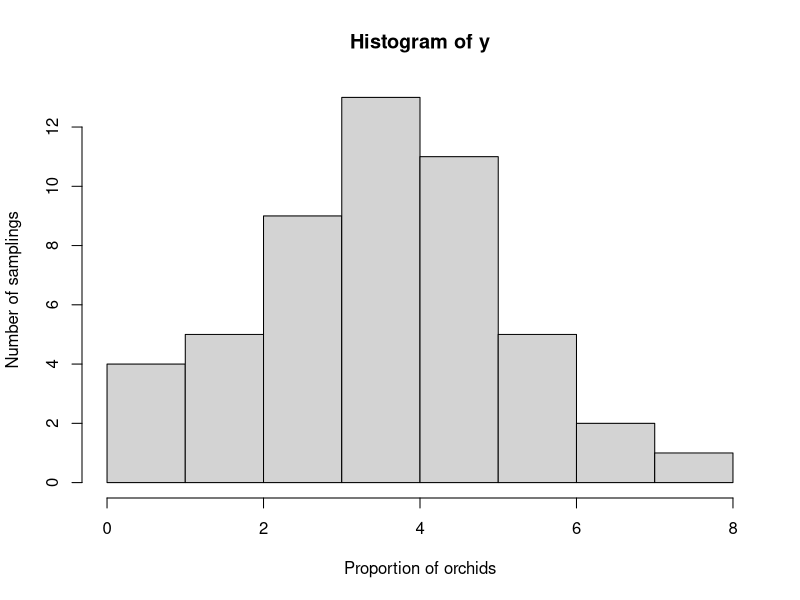
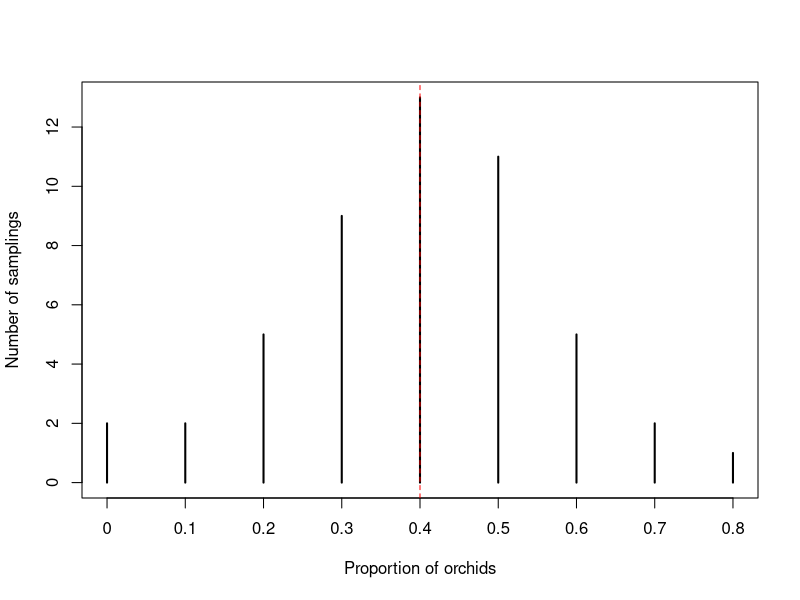
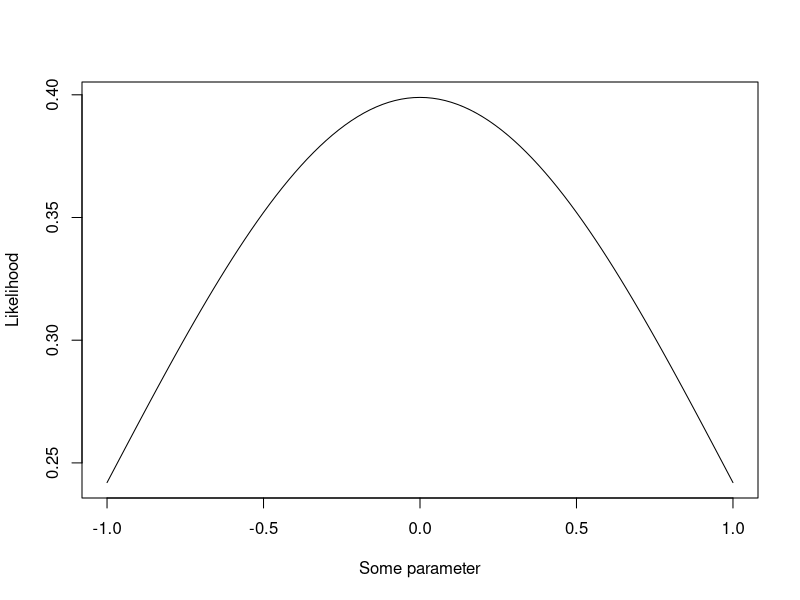
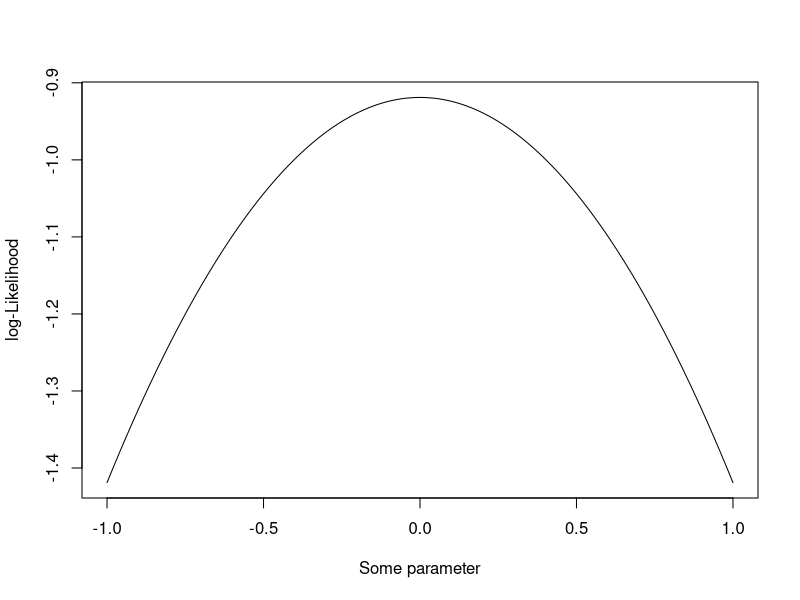
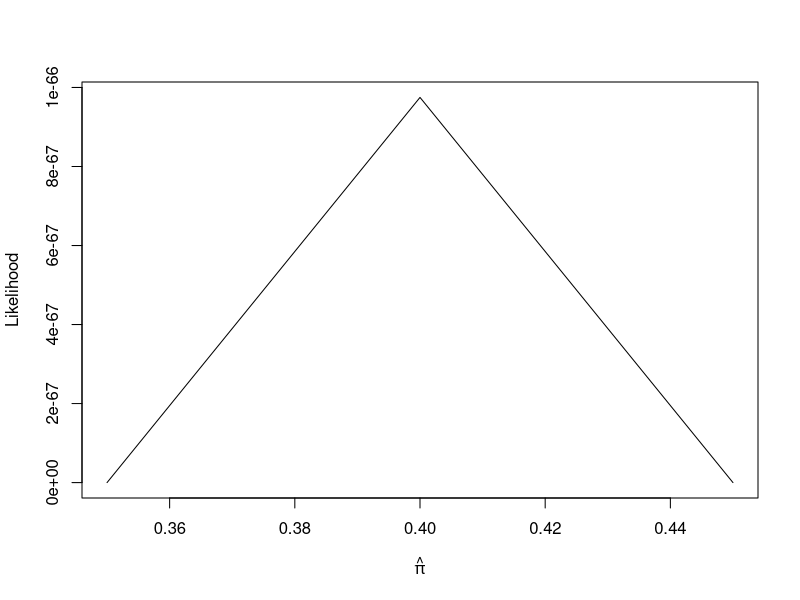
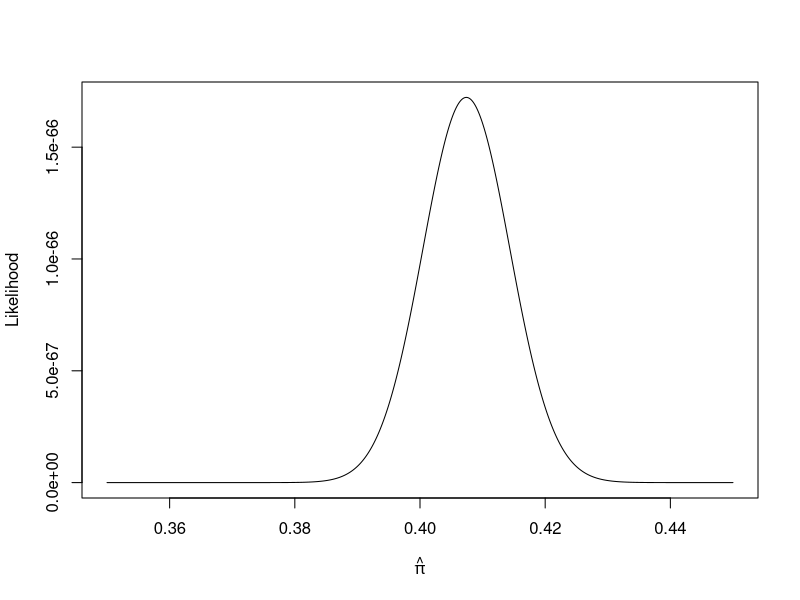
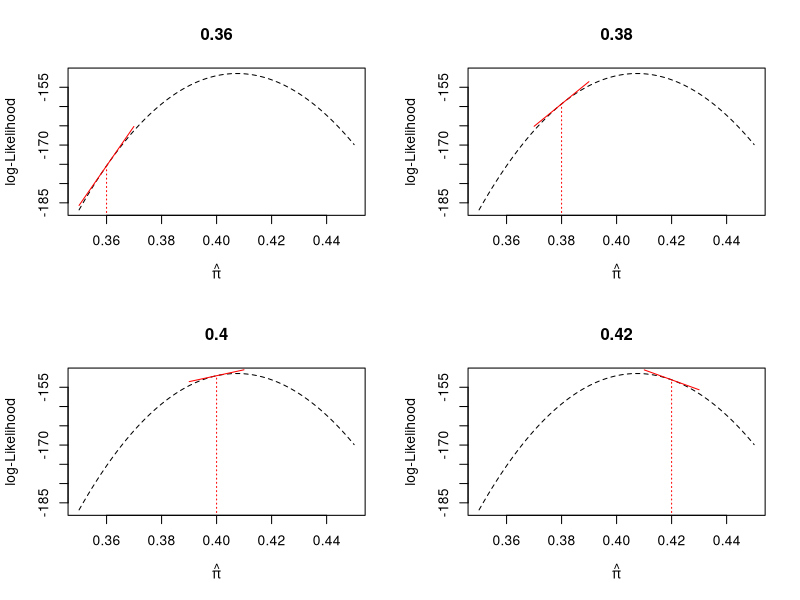
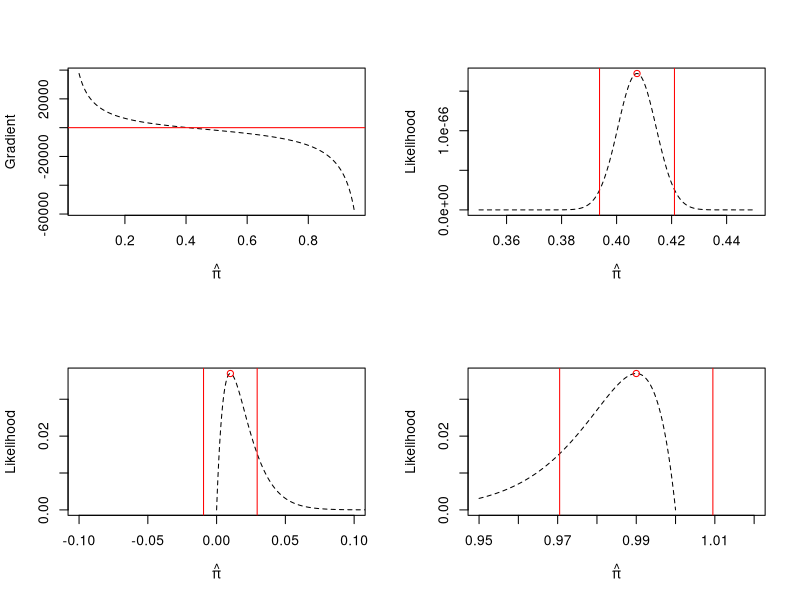

Write R code to recreate these figures, in order.
## ---- chunk 1
library(knitr)

default_source_hook <- knit_hooks$get('source')
default_output_hook <- knit_hooks$get('output')

knit_hooks$set(
  source = function(x, options) {
    paste0(
      "\n::: {.codebox data-latex=\"\"}\n\n",
      default_source_hook(x, options),
      "\n\n:::\n\n")
  }
)

knit_hooks$set(
  output = function(x, options) {
    paste0(
      "\n::: {.codebox data-latex=\"\"}\n\n",
      default_output_hook(x, options),
      "\n\n:::\n\n")
  }
)

knitr::opts_chunk$set(echo = TRUE)
## ---- chunk 2
set.seed(12345) # For reproducibility
p.orchid = 0.4 # The true proportion of orchids
n.picks = 10 # The number of picks in the field
n.times = 1
# Collect data
y <- rbinom(n.times, size = n.picks, prob = p.orchid) 
y/n.picks # Proportion of orchids
## ---- chunk 3
set.seed(12345) # For reproducibility
n.times = 1e5 # The number of picks in the field
n.picks <- 1
 # Collect data
y <- rbinom(n.times, size = n.picks, prob = p.orchid)
mean(y/n.picks) # Proportion of orchids
## ---- chunk 4
set.seed(12345) # For reproducibility
n.times <- 50
n.picks = 10 # The number of picks in the field
# Collect data
y <- rbinom(n.times, size = n.picks, prob = p.orchid) 
hist(y, xlab = "Proportion of orchids", 
     ylab = "Number of samplings")
## ---- chunk 5
plot(table(y/n.picks), xlab = "Proportion of orchids", ylab = "Number of samplings")
abline(v= 0.4, col = "red", lty = "dashed")
## ---- chunk 6
quantile(y/n.picks,c(0.025,.975))
## ---- chunk 7
set.seed(12345)
n.picks = 100
n.times <- 50
# Collecting data
y <- rbinom(n.times, size = n.picks, prob = p.orchid) 
quantile(y/n.picks,c(0.025,.975))
## ---- chunk 8
set.seed(12345)
n.picks = 1;n.times <- 100
y <- rbinom(n.times, size = n.picks, prob = p.orchid)
quantile(y/n.picks,c(0.025,.975))
mean(y/n.picks)
## ---- chunk 9
plot(dnorm, from = -1, to = 1, xlab = "Some parameter", ylab = "Likelihood")
## ---- chunk 10
ll <- function(x)dnorm(x, log = TRUE)
plot(ll, from = -1, to = 1, xlab = "Some parameter", ylab = "log-Likelihood")
## ---- chunk 11
set.seed(12345)
n.picks = 100
n.times <- 50
y <- rbinom(n.times, size = n.picks, prob = p.orchid) # Collecting data
## ---- chunk 12
ll <- function(p, n.picks, y)prod(dbinom(y, n.picks,p))
phat <- seq(0.35,0.45,length.out=3)
plot(sapply(phat, ll, n.picks = n.picks, y = y), 
     x = phat, type = "l", xlab=expression(hat(pi)), ylab="Likelihood")
## ---- chunk 13
set.seed(12345)
n.picks = 100
n.times <- 50
y <- rbinom(n.times, size = n.picks, prob = p.orchid) # Collecting data
## ---- chunk 14
ll <- function(p, n.picks, y)prod(dbinom(y, n.picks,p))
phat <- seq(0.35,0.45,length.out=1000)
plot(sapply(phat, ll, n.picks = n.picks, y = y),
     x = phat, type = "l", xlab=expression(hat(pi)), ylab="Likelihood")
## ---- chunk 15
par(mfrow=c(2,2))
ll <- function(p, n.picks, y)sum(dbinom(y, n.picks,p, log = TRUE))
phat <- seq(0.35,0.45,length.out=1000)
lls <- sapply(phat, ll, n.picks = n.picks, y = y)
grad.dbinom=function(y, n.picks, prob) {
    sum(y/prob - (n.picks - y)/(1-prob))
}

p = c(0.36,0.38,0.40, 0.42)
for(i in p){
b<-grad.dbinom(y,n.picks,i)
a<--b*i+ll(i,n.picks,y)
pphat <- phat[order(abs(phat-i),decreasing=FALSE)[1:200]]
plot(lls, x = phat, type = "l", xlab=expression(hat(pi)), ylab="log-Likelihood", lty = "dashed",main = i)
segments(x0=i,x1 = i, y0=ll(0.1,n.picks,y), y1= ll(i,n.picks,y), col="red", lty = "dotted")
lines(x=pphat,y=a+b*pphat, col = "red")
}
## ---- chunk 16
phat =  seq(0.05,0.95,length.out=1000)
plot(sapply(phat, grad.dbinom, y=y, n.picks = n.picks),
     x = phat, type = "l", xlab=expression(hat(pi)), 
     ylab="Gradient", lty = "dashed")
abline(h=0, col = "red")
## ---- chunk 17
optimize(ll, n.picks = n.picks, y=y,
         lower = 0, upper = 1, maximum = TRUE)
## ---- chunk 18
ll <- function(p, n.picks, y)prod(dbinom(y, n.picks,p))
phat <- seq(0.35,0.45,length.out=1000)
plot(sapply(phat, ll, n.picks = n.picks, y = y), x = phat, type = "l", xlab=expression(hat(pi)), ylab="Likelihood", lty = "dashed")
p = optimize(ll, n.picks = n.picks, y=y,
         lower = 0, upper = 1, maximum = TRUE)
se = sqrt(1/(sum(y/p$maximum^2+(n.picks-y)/(1-p$maximum)^2)))

points(x=p$maximum, y=p$objective,col="red")
abline(v=p$maximum+1.96*se, col="red")
abline(v=p$maximum-1.96*se, col="red")
## ---- chunk 19
set.seed(12345)
p.orchid = 0.01
n.times <- 10
n.picks =10
y <- rbinom(n.times, size = n.picks, prob = p.orchid) 
## ---- chunk 20
ll <- function(p, n.picks, y)prod(dbinom(y, n.picks,p))
phat <- seq(1e-10,0.2,length.out=1000)
plot(sapply(phat, ll, n.picks = n.picks, y = y), x = phat, type = "l", xlab=expression(hat(pi)), ylab="Likelihood", lty = "dashed", xlim = c(-0.1,0.1))
p = optimize(ll, n.picks = n.picks, y=y,
         lower = 0, upper = 1, maximum = TRUE)
se = sqrt(1/(sum(y/p$maximum^2+(n.picks-y)/(1-p$maximum)^2)))

points(x=p$maximum, y=p$objective,col="red")
abline(v=p$maximum+1.96*se, col="red")
abline(v=p$maximum-1.96*se, col="red")
## ---- chunk 21
set.seed(12345)
p.orchid = 0.99
n.times <- 10
n.picks =10
y <- rbinom(n.times, size = n.picks, prob = p.orchid) 
## ---- chunk 22
ll <- function(p, n.picks, y)prod(dbinom(y, n.picks,p))
phat <- seq(0.95,1-1e-12,length.out=1000)
plot(sapply(phat, ll, n.picks = n.picks, y = y), x = phat, type = "l", xlab=expression(hat(pi)), ylab="Likelihood", lty = "dashed", xlim = c(0.95,1.02))
p = optimize(ll, n.picks = n.picks, y=y,
         lower = 0, upper = 1, maximum = TRUE)
se = sqrt(1/(sum(y/p$maximum^2+(n.picks-y)/(1-p$maximum)^2)))

points(x=p$maximum, y=p$objective,col="red")
abline(v=p$maximum+1.96*se, col="red")
abline(v=p$maximum-1.96*se, col="red")
## ---- chunk 23
p.orchid = 0.4
n.times <- 10
n.picks = 10
CI <- NULL
for(i in 1:20){
y <- rbinom(n.times, size = n.picks, prob = p.orchid) 
CI <- rbind(CI,quantile(y/n.picks,c(0.025,.975)))
}

plot(1,1, type="n", xlim=range(CI), ylim=range(1:20), xlab=expression(hat(pi)), ylab="Replicate")
arrows(x0=CI[,1], y0=1:20, x1=CI[,2], y1=1:20, lwd=1.2, angle = 90, code=3, length=0.05)
abline(v=0.4, col="red")
